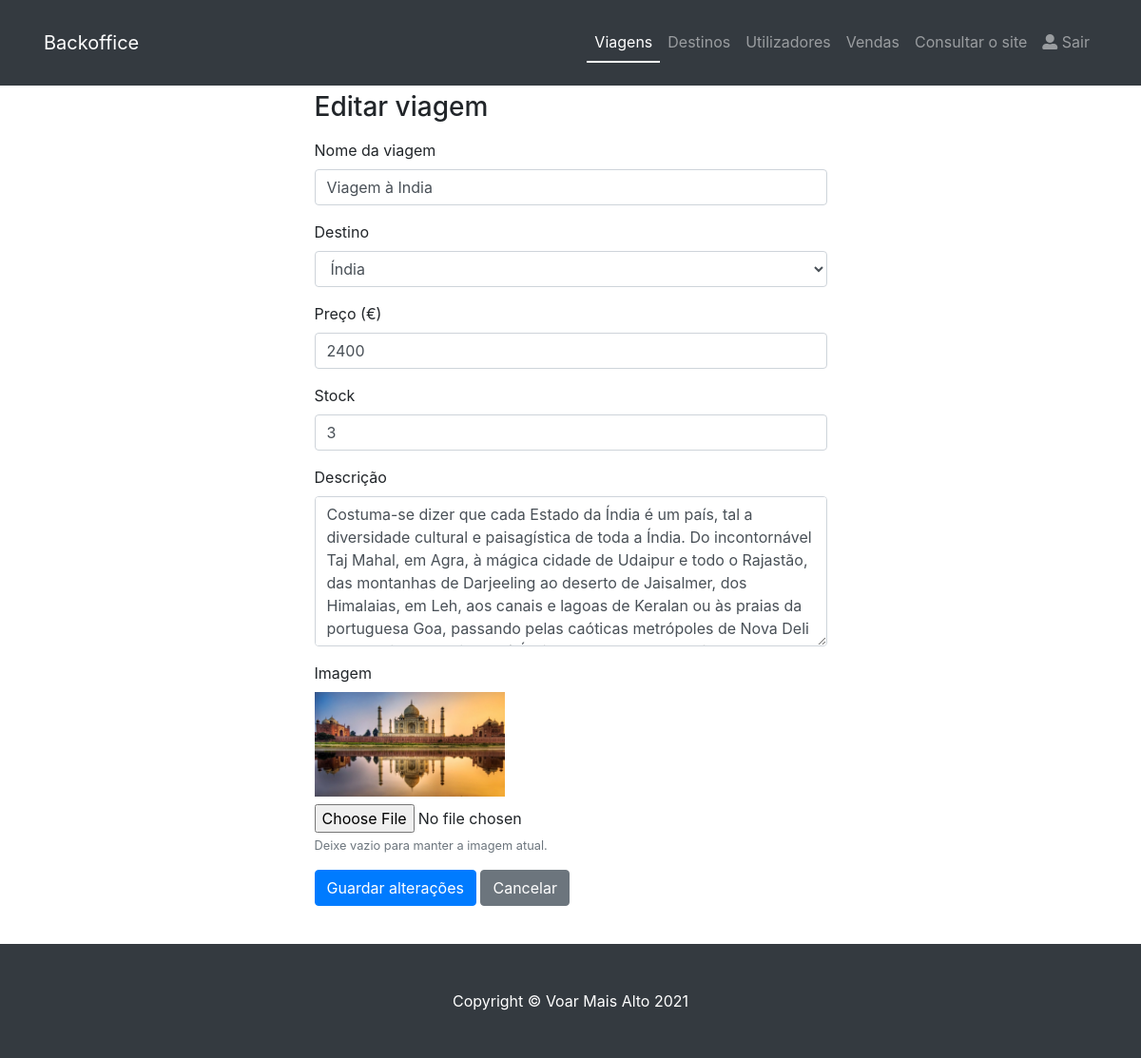
/admin/alterarProduto.php?id=30 (signed in), run on an earlier commit of the app's database.
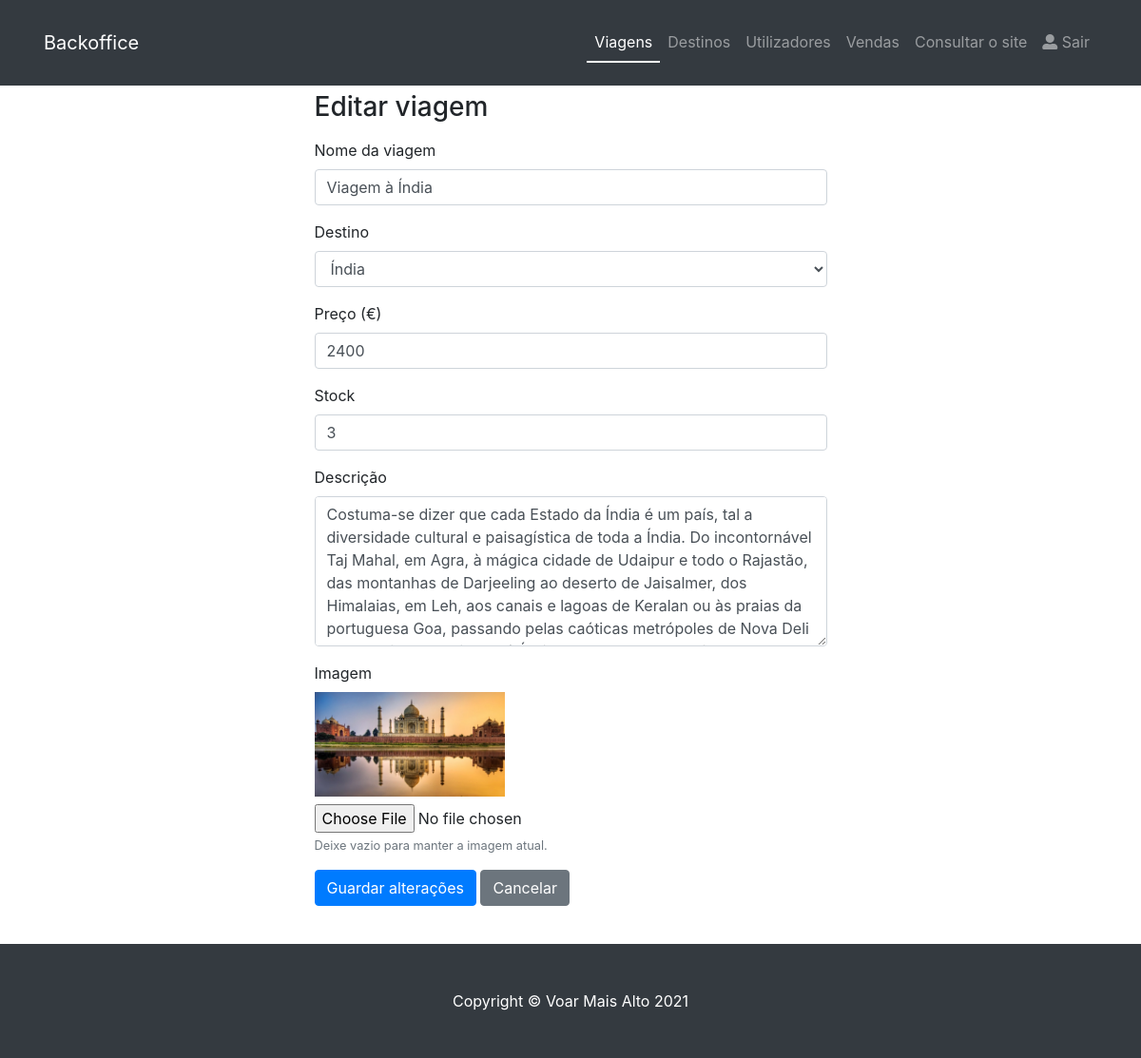
And on a later commit of the database.
### tables this page shows
CREATE TABLE `produto` (
  `produtoID` int(11) NOT NULL,
  `produtoNome` varchar(50) NOT NULL,
  `preco` double NOT NULL,
  `stock` int(11) NOT NULL,
  `imagem` varchar(200) NOT NULL,
  `categoriaID` int(11) NOT NULL,
  `descricao` varchar(1000) NOT NULL
);

### db/config.php (called while the page is built, shortened)
<?php
    function e($s) {
        return htmlspecialchars((string)$s, ENT_QUOTES, 'UTF-8');
    }
?>

### admin/alterarProduto.php (the view, shortened to what this page needs)
<!DOCTYPE html>
<html lang="pt-PT">
<head>
  <link href="../vendor/bootstrap/css/bootstrap.min.css" rel="stylesheet">
  <link href="../css/shop-homepage.css" rel="stylesheet">
  <link rel="stylesheet" href="https://use.fontawesome.com/releases/v5.7.2/css/all.css">
</head>
<body>
<?php
  include '../db/config.php';
  include 'menu.php';
?>
  <div class="container mt-4">
    <div class="row">
      <div class="col-lg-6 offset-lg-3">
        <h1 class="h3 mb-3">Editar viagem</h1>
        <?php
          $id = isset($_GET['id']) ? (int)$_GET['id'] : 0;
          $stmt = mysqli_prepare($conexao, "Select * from produto where produtoID=?");
          mysqli_stmt_bind_param($stmt, 'i', $id);
          mysqli_stmt_execute($stmt);
          $produtos = mysqli_stmt_get_result($stmt);
          $p = ($produtos->num_rows > 0) ? mysqli_fetch_assoc($produtos) : null;
          if ($p === null) {
            echo '<div class="alert alert-danger">Viagem não encontrada.</div>';
            echo '<a href="listaProdutos.php" class="btn btn-secondary">Voltar</a>';
          } else {
        ?>
        <form action="alteraProduto.php?id=<?=(int)$id;?>" method="post" enctype="multipart/form-data">
          <div class="form-group">
            <label for="produto">Nome da viagem</label>
            <input type="text" id="produto" name="produto" class="form-control" value="<?=e($p['produtoNome']);?>" required>
          </div>
          <div class="form-group">
            <label for="categoria">Destino</label>
            <select id="categoria" name="categoria" class="form-control">
              <?php
                $categoria = $conexao->query("select * from categoria order by CategoriaNome");
                if ($categoria->num_rows > 0) {
                  while ($c = $categoria->fetch_assoc()) {
                    $selected = ($c['CategoriaID'] == $p['categoriaID']) ? ' selected' : '';
                    echo '<option value="'.(int)$c['CategoriaID'].'"'.$selected.'>'.e($c['CategoriaNome']).'</option>';
                  }
                }
              ?>
            </select>
          </div>
          <div class="form-group">
            <label for="preco">Preço (&euro;)</label>
            <input type="number" id="preco" name="preco" class="form-control" step="0.01" min="0" value="<?=e($p['preco']);?>" required>
          </div>
          <div class="form-group">
            <label for="stock">Stock</label>
            <input type="number" id="stock" name="stock" class="form-control" min="0" value="<?=e($p['stock']);?>" required>
          </div>
          <div class="form-group">
            <label for="descricao">Descrição</label>
            <textarea id="descricao" name="descricao" class="form-control" rows="6" required><?=e($p['descricao']);?></textarea>
          </div>
          <div class="form-group">
            <label for="imagem">Imagem</label>
            <?php if ($p['imagem'] != '') { ?>
              <div class="mb-2">
                <img src="<?=e($p['imagem']);?>" alt="<?=e($p['produtoNome']);?>" style="width:200px; height:auto;">
              </div>
            <?php } ?>
            <input type="file" id="imagem" name="imagem" accept="image/*" class="form-control-file">
            <small class="form-text text-muted">Deixe vazio para manter a imagem atual.</small>
          </div>
          <button type="submit" class="btn btn-primary">Guardar alterações</button>
          <a href="listaProdutos.php" class="btn btn-secondary">Cancelar</a>
        </form>
        <?php } ?>
      </div>
    </div>
  </div>
  <footer class="py-5 bg-dark mt-4">
    <div>
      <p class="m-0 text-center text-white">Copyright &copy; Voar Mais Alto 2021</p>
    </div>
  </footer>
</body>
</html>

What changed in the data, as far as the page shows it:
changed produto: produto "Viagem à India" → "Viagem à Índia"
